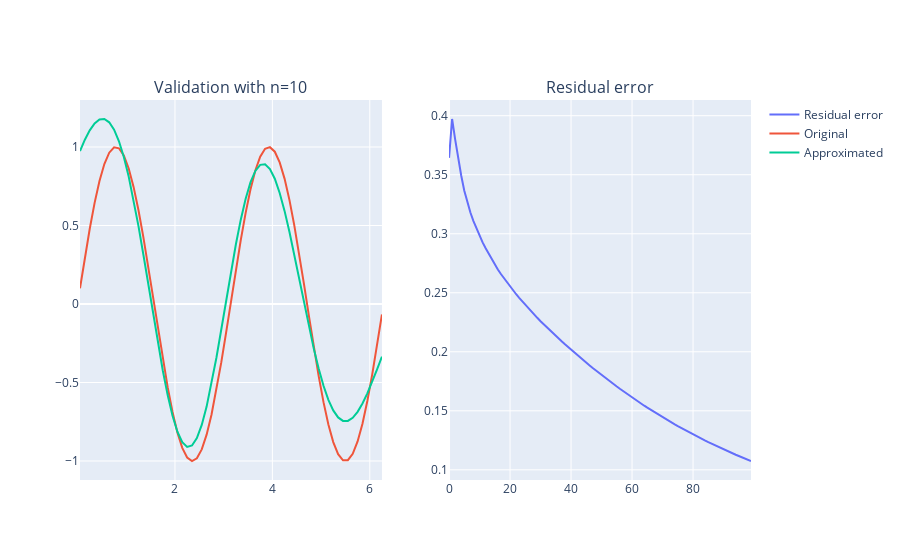

The code cell stored with this chart in its notebook:
### Markdown cell above
Delta learining

### Code cell
x, sin_data, sqr_data = data_gen(0, 2*np.pi)
t_x, t_sin_data, t_sqr_data = data_gen(0.05, 2*np.pi)

n = 10
epochs = 100

RBFNet = RBF_Network(n, x, eta=1e-1, useDelta=True)
# RBFNet.init_cl(x, 100, 1e-1, useBias=True) # Uncomment this to use CL initialization
RBFNet.train_network(epochs, x, sin_data, t_x, t_sin_data)
res_error = RBFNet.validate(t_x, t_sin_data, _plot=True)

print(res_error)
